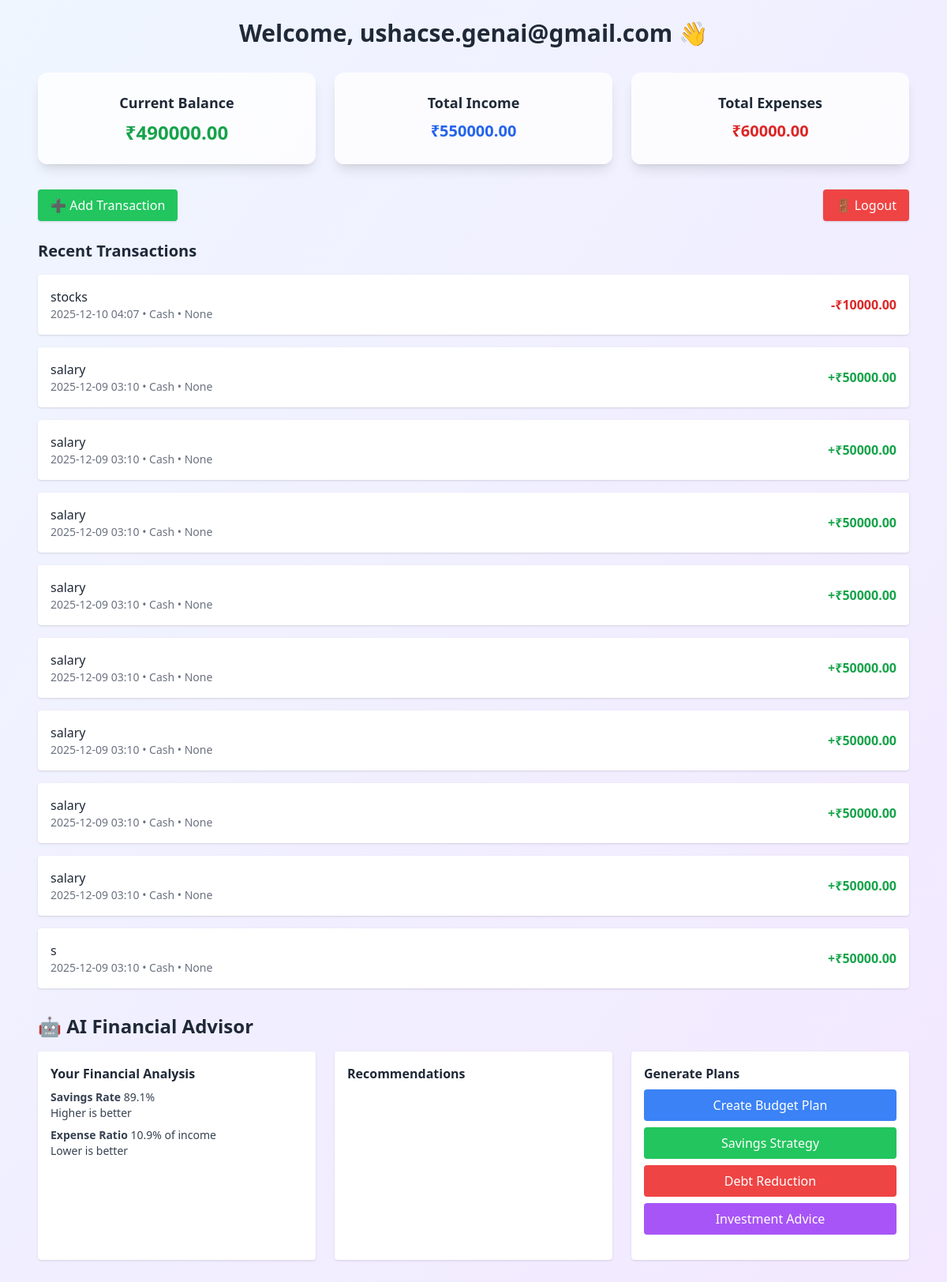
The page / (signed in) on the database its author committed.
### core/models.py (models this page shows, shortened)
class Transaction(models.Model):
    user = models.ForeignKey(User, on_delete=models.CASCADE)
    TRANSACTION_TYPES = [
        ('Income', 'Income'),
        ('Expense', 'Expense'),
        ('Withdrawal', 'Withdrawal'),
        ('Investment', 'Investment'),
    ]
    PAYMENT_MODES = [
        ('Cash', 'Cash'),
        ('Card', 'Card'),
        ('Online', 'Online'),
        ('UPI', 'UPI'),
        ('Bank Transfer', 'Bank Transfer'),
    ]
    type = models.CharField(max_length=20, choices=TRANSACTION_TYPES)
    amount = models.FloatField()
    description = models.CharField(max_length=200)
    category = models.ForeignKey(Category, on_delete=models.SET_NULL, null=True, blank=True)
    payment_mode = models.CharField(max_length=50, choices=PAYMENT_MODES, default='Online')
    date = models.DateTimeField(default=timezone.now)
    is_consumed = models.BooleanField(default=False)  # only for Withdrawal
    is_recurring = models.BooleanField(default=False)
    recurring_frequency = models.CharField(
        max_length=20,
        blank=True,
        choices=[
            ('Daily', 'Daily'),
            ('Weekly', 'Weekly'),
            ('Monthly', 'Monthly'),
            ('Yearly', 'Yearly')
        ]
    )
    class Meta:
        ordering = ['-date']
        indexes = [
            models.Index(fields=['user', 'date']),
            models.Index(fields=['type']),
            models.Index(fields=['category']),
        ]

### core/views.py (the view)
# urls.py: path('', views.dashboard, name='dashboard'),
@login_required
def dashboard(request):
    now = timezone.now()
    current_month = now.month
    current_year = now.year
    profile, created = Profile.objects.get_or_create(user=request.user)
    transactions = Transaction.objects.filter(user=request.user).order_by('-date')
    income = transactions.filter(type='Income').aggregate(total=Sum('amount'))['total'] or 0
    expenses = transactions.filter(type='Expense').aggregate(total=Sum('amount'))['total'] or 0
    withdrawals = transactions.filter(type='Withdrawal').aggregate(total=Sum('amount'))['total'] or 0
    balance = income - expenses - withdrawals
    monthly_data = get_monthly_breakdown(request.user, current_year)
    category_spending = get_category_spending(request.user, current_month, current_year)
    context = {
        'profile': profile,
        'transactions': transactions[:10],
        'income': income,
        'expenses': expenses,
        'withdrawals': withdrawals,
        'balance': balance,
        'monthly_data': json.dumps(monthly_data),
        'category_spending': list(category_spending),
        'financial_advice': generate_financial_advice(request.user, profile, balance),
        'upcoming_payments': get_upcoming_payments(request.user),
        'spending_suggestions': get_spending_suggestions(request.user, profile, balance),
        'payment_modes': transactions.values('payment_mode').annotate(
            total=Sum('amount'),
            count=Count('id')
        ).order_by('-total'),
        'current_month': calendar.month_name[current_month],
        'current_year': current_year,
        'monthly_budget': profile.monthly_budget,
    }
    return render(request, 'dashboard.html', context)

### core/views.py (called while the page is built, shortened)
def get_category_spending(user, month, year):
    return Transaction.objects.filter(
        user=user,
        type='Expense',
        date__year=year,
        date__month=month
    ).values('category__name').annotate(
        total=Sum('amount'),
        count=Count('id')
    ).order_by('-total')

def get_upcoming_payments(user):
    now = timezone.now()
    upcoming = []
    recurring_transactions = Transaction.objects.filter(
        user=user,
        is_recurring=True,
        date__gte=now - timedelta(days=30)
    )
    upcoming.sort(key=lambda x: x['next_payment'])
    return upcoming[:5]

def get_spending_suggestions(user, profile, current_balance):
    suggestions = []
    if current_balance < profile.emergency_fund_target:
        suggestions.append(f"Prioritize saving ₹{profile.emergency_fund_target - current_balance:,.2f} for emergency fund.")
    monthly_expense = get_monthly_spending(user)
    if profile.monthly_budget > 0 and monthly_expense < profile.monthly_budget * 0.7:
        suggestions.append(f"You have ₹{profile.monthly_budget - monthly_expense:,.2f} budget surplus.")
    if profile.savings_goal > 0:
        suggestions.append(f"Remember your savings goal: {profile.savings_goal_name} (₹{profile.savings_goal:,.2f})")
    return suggestions

def get_monthly_spending(user):
    now = timezone.now()
    return Transaction.objects.filter(
        user=user,
        type='Expense',
        date__year=now.year,
        date__month=now.month
    ).aggregate(total=Sum('amount'))['total'] or 0

### core/templates/dashboard.html (shortened to what this page needs)
<!DOCTYPE html>
<html lang="en">
<head>
    <script src="https://cdn.tailwindcss.com"></script>
</head>
<body class="bg-gradient-to-br from-blue-50 to-purple-100 min-h-screen text-gray-800">
    <div class="max-w-6xl mx-auto p-6">
        <header class="mb-8 text-center">
            <h2 class="text-3xl font-bold">Welcome, {{ request.user.username }} 👋</h2>
        </header>
        <section class="grid grid-cols-1 md:grid-cols-3 gap-6 mb-8">
            <div class="bg-white bg-opacity-80 shadow-lg rounded-xl p-6 text-center">
                <h3 class="text-lg font-semibold mb-2">Current Balance</h3>
                <p class="text-2xl font-bold text-green-600">₹{{ balance|floatformat:2 }}</p>
            </div>
            <div class="bg-white bg-opacity-80 shadow-lg rounded-xl p-6 text-center">
                <h3 class="text-lg font-semibold mb-2">Total Income</h3>
                <p class="text-xl font-bold text-blue-600">₹{{ income|floatformat:2 }}</p>
            </div>
            <div class="bg-white bg-opacity-80 shadow-lg rounded-xl p-6 text-center">
                <h3 class="text-lg font-semibold mb-2">Total Expenses</h3>
                <p class="text-xl font-bold text-red-600">₹{{ expenses|floatformat:2 }}</p>
            </div>
        </section>
        <div class="flex justify-between items-center mb-6">
            <a href="{% url 'add_transaction' %}" class="bg-green-500 hover:bg-green-600 text-white px-4 py-2 rounded shadow">➕ Add Transaction</a>
            <a href="{% url 'logout' %}" class="bg-red-500 hover:bg-red-600 text-white px-4 py-2 rounded shadow">🚪 Logout</a>
        </div>
        <section class="mb-8">
            <h3 class="text-xl font-semibold mb-4">Recent Transactions</h3>
            <ul class="space-y-4">
                {% for t in transactions %}
                <li class="bg-white p-4 shadow rounded flex justify-between items-center">
                    <div>
                        <p class="font-medium">{{ t.description }}</p>
                        <p class="text-sm text-gray-500">{{ t.date|date:"Y-m-d H:i" }} • {{ t.payment_mode }} • {{ t.category }}</p>
                    </div>
                    <span class="{% if t.type == 'Income' %}text-green-600{% else %}text-red-600{% endif %} font-bold">
                        {% if t.type == 'Income' %}+{% else %}-{% endif %}₹{{ t.amount|floatformat:2 }}
                    </span>
                </li>
                {% empty %}
                <li class="text-gray-600">No transactions yet. Add your first transaction!</li>
                {% endfor %}
            </ul>
        </section>
        <section class="mb-8">
            <h3 class="text-2xl font-bold mb-4">🤖 AI Financial Advisor</h3>
            <div class="grid grid-cols-1 md:grid-cols-3 gap-6">
                <div class="bg-white p-4 rounded shadow">
                    <h4 class="font-semibold mb-2">Your Financial Analysis</h4>
                    <div id="ai-analysis-results" class="space-y-2 text-sm text-gray-700"></div>
                </div>
                <div class="bg-white p-4 rounded shadow">
                    <h4 class="font-semibold mb-2">Recommendations</h4>
                </div>
                <div class="bg-white p-4 rounded shadow">
                    <h4 class="font-semibold mb-2">Generate Plans</h4>
                    <div class="space-y-2 mb-4">
                        <button onclick="generatePlan('budget')" class="w-full bg-blue-500 hover:bg-blue-600 text-white py-2 rounded">Create Budget Plan</button>
                        <button onclick="generatePlan('savings')" class="w-full bg-green-500 hover:bg-green-600 text-white py-2 rounded">Savings Strategy</button>
                        <button onclick="generatePlan('debt')" class="w-full bg-red-500 hover:bg-red-600 text-white py-2 rounded">Debt Reduction</button>
                        <button onclick="generatePlan('investment')" class="w-full bg-purple-500 hover:bg-purple-600 text-white py-2 rounded">Investment Advice</button>
                    </div>
                </div>
            </div>
        </section>
    </div>
</body>
</html>

### rows shown on the page
Transaction: description "stocks", date "2025-12-10 04:07", payment_mode "Cash", category "None", amount "10000.00"
Transaction: description "salary", date "2025-12-09 03:10", payment_mode "Cash", category "None", amount "50000.00"
Transaction: description "salary", date "2025-12-09 03:10", payment_mode "Cash", category "None", amount "50000.00"
Transaction: description "salary", date "2025-12-09 03:10", payment_mode "Cash", category "None", amount "50000.00"
Transaction: description "salary", date "2025-12-09 03:10", payment_mode "Cash", category "None", amount "50000.00"
Transaction: description "salary", date "2025-12-09 03:10", payment_mode "Cash", category "None", amount "50000.00"
Transaction: description "salary", date "2025-12-09 03:10", payment_mode "Cash", category "None", amount "50000.00"
Transaction: description "salary", date "2025-12-09 03:10", payment_mode "Cash", category "None", amount "50000.00"
Transaction: description "salary", date "2025-12-09 03:10", payment_mode "Cash", category "None", amount "50000.00"
Transaction: description "s", date "2025-12-09 03:10", payment_mode "Cash", category "None", amount "50000.00"

### other values the page prints
{{ request.user.username }} "ushacse.genai@gmail.com"
{{ balance|floatformat:2 }} "490000.00"
{{ income|floatformat:2 }} "550000.00"
{{ expenses|floatformat:2 }} "60000.00"
